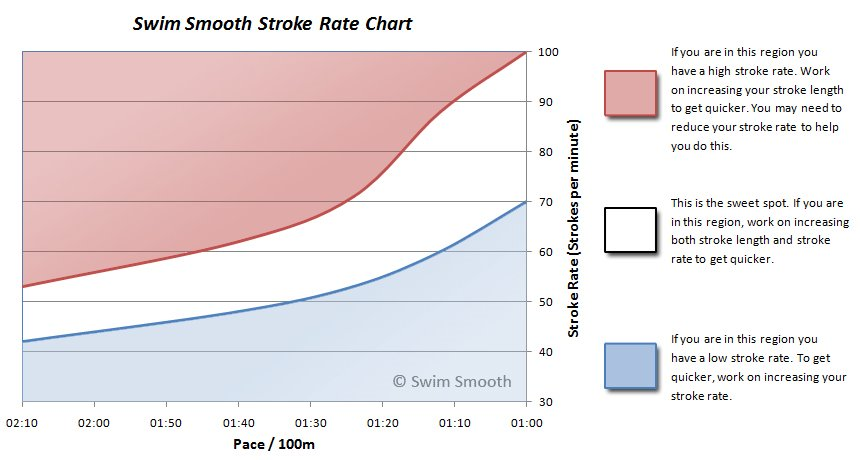
#> input picture stroke_rate_chart.jpeg, 860 x 460 px
$ jupyter execute --allow-errors 'Analyse stroke rate vs pace.ipynb'
#> lines starting #> are read from the running program, lines starting #| are printed output that depends on the picture
# Swim stroke analysis
As I'm trying to improve my swimming capabilities I wanted to know how good my swim pace was compared to my strokes I make to get to the other side of the pool. I exported all my apple health data, and used this script to turn the large XML into many CSVs: https://github.com/markwk/qs_ledger/blob/master/apple_health/apple-health-data-parser.py.

I then plot my performance on this stroke rate chart: http://previous.swimsmooth.com/slowsr_adv.html.

Enjoy!

[cell 1]
import pandas as pd
import matplotlib.pyplot as plt

#> (the rest of this cell did not finish here and is left out)

[cell 2]
# Verify all items have the same stroke rate
stroke_hist = list()
distance_hist = list()
stroke_meter_hist = list()
pace_time_per_100m = list()

#> (the rest of this cell did not finish here and is left out)

[cell 3]
# Plot the raw data measurements to get a feeling for how much faster you became over time

plt.plot(distance_hist)
plt.title("Meters per second")
plt.show()
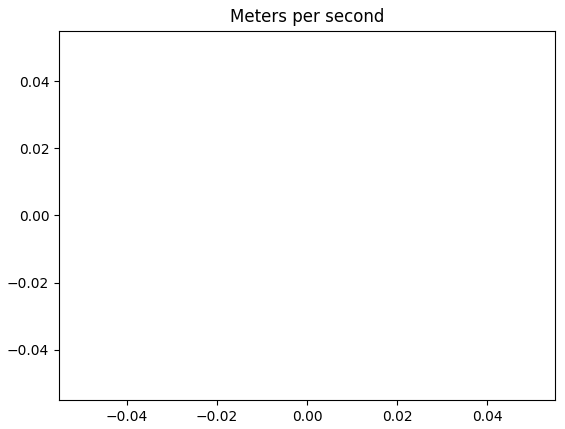
#> figure drawn by matplotlib, 1 panel

plt.plot(stroke_hist)
plt.title("Strokes per minute")
plt.show()

plt.plot(stroke_meter_hist)
plt.title("Strokes per meter")
plt.show()


plt.plot(pace_time_per_100m)
plt.title("Seconds per 100 meter")
plt.show()

[cell 4]
# Now plot the pace and strokes per minute on the swim-smooth stroke rate chart (http://previous.swimsmooth.com/slowsr_adv.html)

plt.figure(figsize=(10,10))
im = plt.imread('stroke_rate_chart.jpeg')[50:400, 22:525]
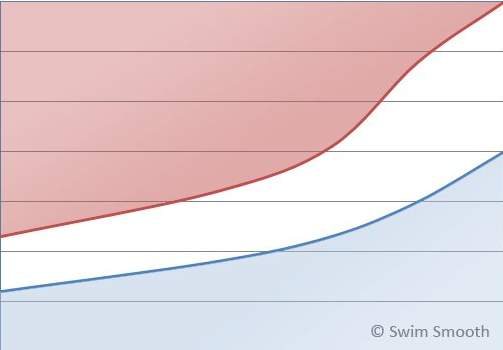
#> im: shape (350, 503, 3); mean R, G, B 228.4, 210.6, 214.2
plt.imshow(im, extent=[130,60,30,100])
plt.scatter(pace_time_per_100m, stroke_hist, c=[x for x in range(len(stroke_hist))])

# Can be useful to comment or uncomment these lines if you are specifically interested
# in your last few or first few swims of your swimming career
#plt.scatter(pace_time_per_100m[-100:], stroke_hist[-100:])
#plt.scatter(pace_time_per_100m[:100], stroke_hist[:100])
plt.axis([130, 60, 30, 100])
plt.xlabel("Pace per 100 meter")
plt.ylabel("Stroker per minute")
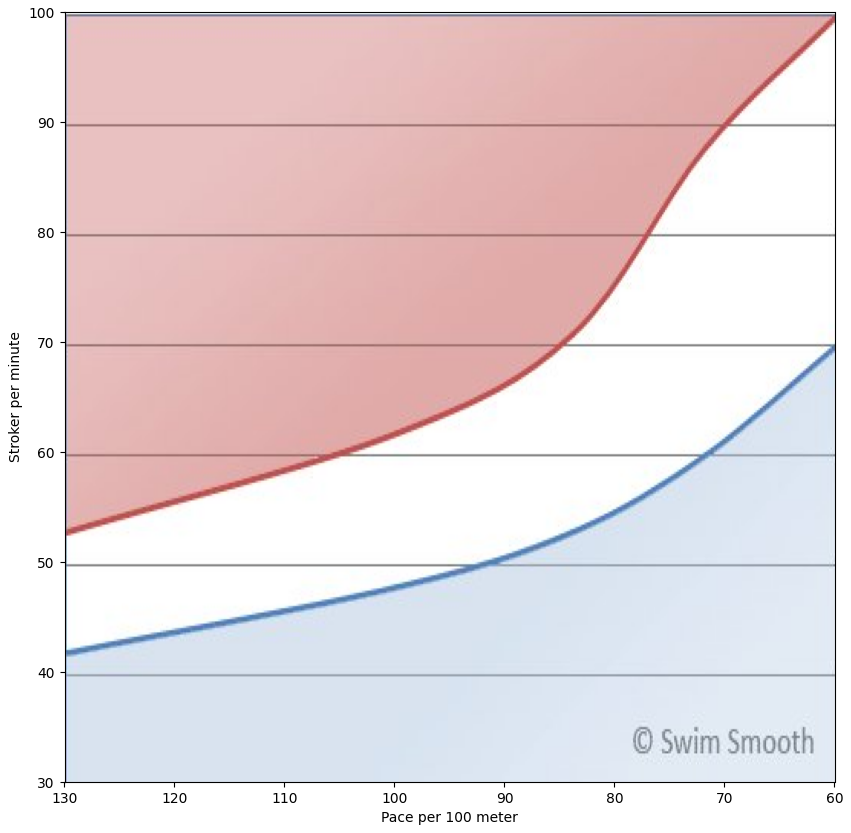
#> figure drawn by matplotlib, 1 panel
